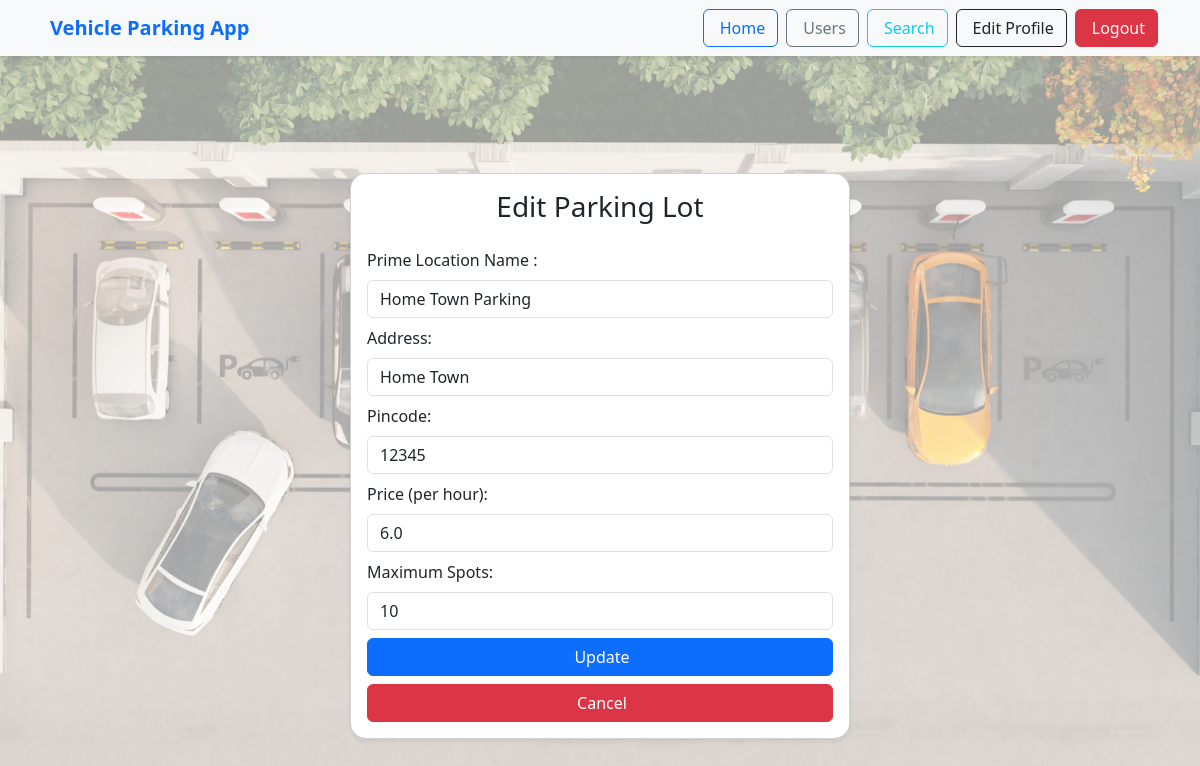
/edit_parking_lot/1 (signed in), run on the app's committed database.
### controller/models.py (models this page shows)
class ParkingLot(db.Model):
    id = db.Column(db.Integer, primary_key = True, autoincrement = True)
    prime_location_name = db.Column(db.String(100), nullable = False)
    address = db.Column(db.String(250), nullable = False)
    pincode = db.Column(db.String(10), nullable = False)
    maximum_number_of_spots = db.Column(db.Integer, nullable = False)
    price = db.Column(db.Float, nullable = False)
    spot = db.relationship('ParkingSpot', backref='parking_lot', lazy=True,uselist=False)
    reserve = db.relationship('ReserveParkingSpot', backref='parking_lot', lazy=True, uselist=False)

### controller/routes.py (the view, shortened to what this page needs)
@app.route('/edit_parking_lot/<int:parking_lot_id>', methods=['GET', 'POST'])
def edit_parking_lot(parking_lot_id):
    if session.get('user_role') == 'admin':
        parking_lot = ParkingLot.query.get(parking_lot_id)
        if not parking_lot:
            flash('Parking lot not found!', 'error')
            return redirect(url_for('home'))
        if request.method == 'GET':
            return render_template('edit_parking_lot.html', parking_lot=parking_lot)
    else:
        flash('Access denied! Admins only.', 'error')
        return redirect(url_for('home'))

### templates/edit_parking_lot.html (shortened to what this page needs)
{% extends 'base.html' %}
{% block content %}
<div class="container-fluid min-vh-100 d-flex justify-content-center align-items-center">
  <div class="card p-3 shadow-sm w-100 rounded-4" style="max-width: 500px;">
    <h3 class="text-center mb-4">Edit Parking Lot</h3>
    <form method="POST" action={{ url_for('edit_parking_lot', parking_lot_id=parking_lot.id) }}>
      <div class="mb-2">
        <label for="location" class="form-label">Prime Location Name : </label>
        <input type="text" class="form-control" id="location" name="location" placeholder="Enter location"
          value="{{ parking_lot.prime_location_name }}">
      </div>
      <div class="mb-2">
        <label for="address" class="form-label">Address: </label>
        <input class="form-control" id="address" name="address" placeholder="Enter your address" rows="2"
          value="{{ parking_lot.address }}"></input>
      </div>
      <div class="mb-2">
        <label for="pincode" class="form-label">Pincode: </label>
        <input type="text" class="form-control" id="pincode" name="pincode" placeholder="Enter pincode"
          value="{{ parking_lot.pincode }}">
      </div>
      <div class="mb-2">
        <label for="price" class="form-label">Price (per hour): </label>
        <input type="text" class="form-control" id="price" name="price" placeholder="Enter Price"
          value="{{ parking_lot.price }}">
      </div>
      <div class="mb-2">
        <label for="max_spots" class="form-label">Maximum Spots: </label>
        <input type="text" class="form-control" id="max_spots" name="max_spots" placeholder="Enter maximum spots"
          value="{{ parking_lot.maximum_number_of_spots }}">
      </div>
      <div class="d-grid mb-2">
        <button type="submit" class="btn btn-primary">
          Update
        </button>
      </div>
      <div class="d-grid">
        <a href="{{ url_for('home') }}" class="btn btn-danger">
          Cancel
        </a>
      </div>
    </form>
  </div>
</div>
{% endblock %}

### templates/base.html (style rules this page uses)
html, body { height: 100%; margin: 0; padding: 0; }
body { background-image: url('/static/back.jpg'); background-size: cover; background-repeat: no-repeat; background-position: center center; }

### data on the page
ParkingLot: location "Home Town Parking", address "Home Town", pincode "12345", price "6.0", max_spots "10"
